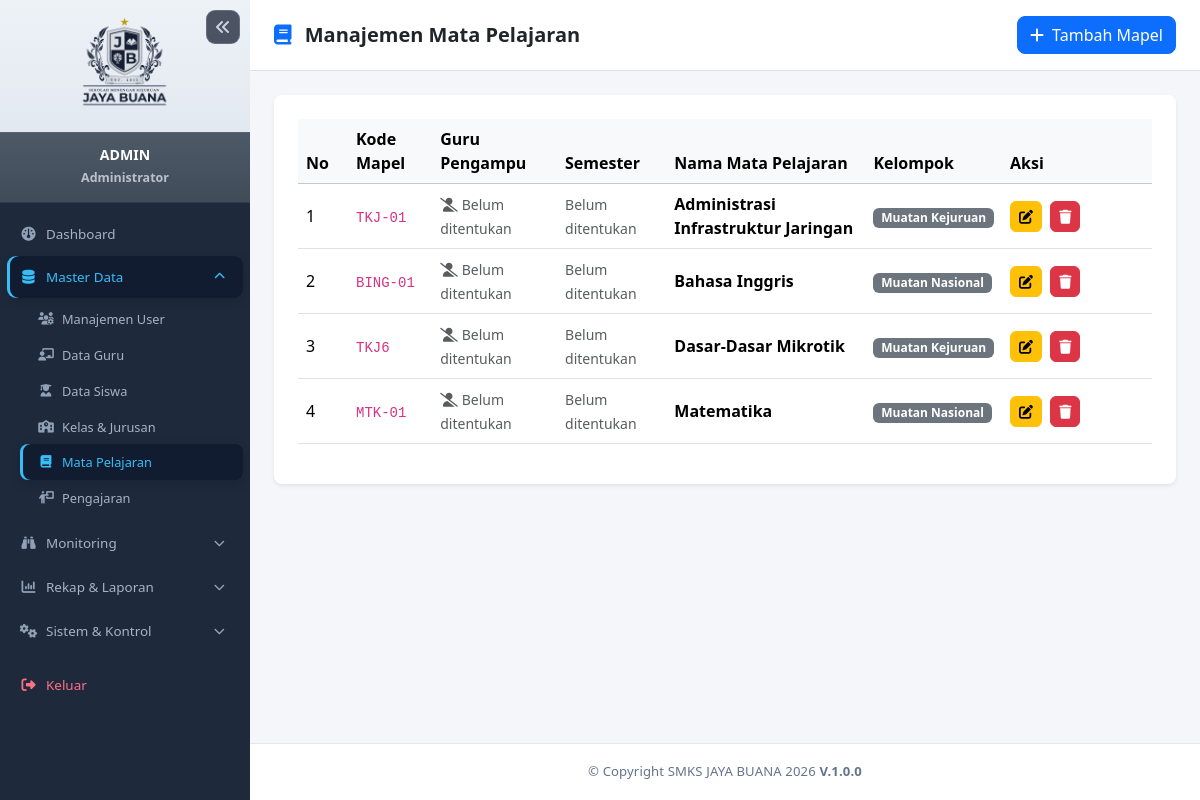
/admin/mapel.php (signed in), run on the app's committed database.
### tables this page shows
CREATE TABLE `mapel` (
  `id` int(10) UNSIGNED NOT NULL,
  `kode_mapel` varchar(20) NOT NULL,
  `nama_mapel` varchar(100) NOT NULL,
  `kelompok` varchar(50) DEFAULT 'Muatan Kejuruan',
  `created_at` timestamp NULL DEFAULT current_timestamp()
);

### config/helper.php (called while the page is built, shortened)
<?php
function sanitize($data) {
    return htmlspecialchars(trim($data), ENT_QUOTES, 'UTF-8');
}

### admin/mapel.php (the view, shortened to what this page needs)
<?php
require_once __DIR__ . '/../config/helper.php';
$db = Database::getInstance();
$stmt_list = $db->query("
    SELECT m.*,
           GROUP_CONCAT(DISTINCT g.nama_lengkap ORDER BY g.nama_lengkap SEPARATOR '||') AS nama_guru,
           GROUP_CONCAT(DISTINCT CONCAT(p.semester, '||', p.tahun_ajaran) ORDER BY p.tahun_ajaran DESC, p.semester SEPARATOR '##') AS periode_pengajaran
    FROM mapel m
    LEFT JOIN pengajaran p ON p.mapel_id = m.id
    LEFT JOIN guru g ON g.id = p.guru_id
    GROUP BY m.id
    ORDER BY m.nama_mapel ASC
");
$daftar_mapel = $stmt_list->fetchAll();
?>
<?php require_once __DIR__ . '/../includes/header.php'; ?>
<?php require_once __DIR__ . '/../includes/sidebar.php'; ?>
<div id="page-content-wrapper">
    <nav class="navbar navbar-expand-lg navbar-light bg-white border-bottom px-4 py-3">
        <div class="d-flex align-items-center justify-content-between w-100">
            <h5 class="mb-0 fw-bold"><i class="fa-solid fa-book text-primary me-2"></i> Manajemen Mata Pelajaran</h5>
            <button class="btn btn-primary rounded-3" data-bs-toggle="modal" data-bs-target="#modalTambahMapel">
                <i class="fa-solid fa-plus me-1"></i> Tambah Mapel
            </button>
        </div>
    </nav>
    <div class="container-fluid p-4">
        <div class="card border-0 shadow-sm rounded-3">
            <div class="card-body p-4">
                <div class="table-responsive">
                    <table class="table table-hover align-middle">
                        <thead class="table-light">
                            <tr>
                                <th width="50">No</th>
                                <th>Kode Mapel</th>
                                <th>Guru Pengampu</th>
                                <th>Semester</th>
                                <th>Nama Mata Pelajaran</th>
                                <th>Kelompok</th>
                                <th width="150">Aksi</th>
                            </tr>
                        </thead>
                        <tbody>
                            <?php if (empty($daftar_mapel)): ?>
                                <tr>
                                    <td colspan="7" class="text-center py-4 text-muted">Belum ada data mata pelajaran yang terdaftar.</td>
                                </tr>
                            <?php else: ?>
                                <?php $no = 1; foreach ($daftar_mapel as $m): ?>
                                    <tr>
                                        <td><?= $no++ ?></td>
                                        <td><code><?= sanitize($m['kode_mapel']) ?></code></td>
                                        <td>
                                            <?php if (!empty($m['nama_guru'])): ?>
                                                <div class="d-flex flex-wrap gap-1">
                                                    <?php foreach (explode('||', $m['nama_guru']) as $nama_guru): ?>
                                                        <span class="badge bg-primary-subtle text-primary border border-primary-subtle">
                                                            <i class="fa-solid fa-chalkboard-user me-1"></i><?= sanitize($nama_guru) ?>
                                                        </span>
                                                    <?php endforeach; ?>
                                                </div>
                                            <?php else: ?>
                                                <span class="text-muted small"><i class="fa-solid fa-user-slash me-1"></i>Belum ditentukan</span>
                                            <?php endif; ?>
                                        </td>
                                        <td>
                                            <?php if (!empty($m['periode_pengajaran'])): ?>
                                                <div class="d-flex flex-wrap gap-1">
                                                    <?php foreach (explode('##', $m['periode_pengajaran']) as $periode): ?>
                                                        <?php [$semester, $tahun_ajaran] = array_pad(explode('||', $periode, 2), 2, ''); ?>
                                                        <span class="badge <?= $semester === 'Ganjil' ? 'bg-warning-subtle text-warning-emphasis' : 'bg-info-subtle text-info-emphasis' ?> border">
                                                            <?= sanitize($semester) ?> · <?= sanitize($tahun_ajaran) ?>
                                                        </span>
                                                    <?php endforeach; ?>
                                                </div>
                                            <?php else: ?>
                                                <span class="text-muted small">Belum ditentukan</span>
                                            <?php endif; ?>
                                        </td>
                                        <td><strong><?= sanitize($m['nama_mapel']) ?></strong></td>
                                        <td><span class="badge bg-secondary"><?= sanitize($m['kelompok'] ?: 'Umum') ?></span></td>
                                        <td>
                                            <button class="btn btn-sm btn-warning me-1 rounded-2"
                                                    data-bs-toggle="modal"
                                                    data-bs-target="#modalEditMapel<?= $m['id'] ?>">
                                                <i class="fa-solid fa-pen-to-square"></i>
                                            </button>
                                            <a href="mapel.php?hapus=<?= $m['id'] ?>"
                                               class="btn btn-sm btn-danger rounded-2"
                                               onclick="return confirm('Apakah Anda yakin ingin menghapus mata pelajaran ini?');">
                                                <i class="fa-solid fa-trash"></i>
                                            </a>
                                        </td>
                                    </tr>
                                <?php endforeach; ?>
                            <?php endif; ?>
                        </tbody>
                    </table>
                </div>
            </div>
        </div>
    </div>
</div>
<?php require_once __DIR__ . '/../includes/footer.php'; ?>

### includes/header.php (style rules this page uses)
:root { --sidebar-width: 250px; }
body { background-color: #f4f6f9; font-family: 'Segoe UI', Tahoma, Geneva, Verdana, sans-serif; }
#page-content-wrapper { flex-grow: 1; overflow-y: auto; }

### includes/footer.php (style rules this page uses)
#page-content-wrapper { display: flex; flex-direction: column; }

### data on the page
mapel: kode_mapel "TKJ-01", nama_mapel "Administrasi Infrastruktur Jaringan", kelompok "Muatan Kejuruan"
mapel: kode_mapel "BING-01", nama_mapel "Bahasa Inggris", kelompok "Muatan Nasional"
mapel: kode_mapel "TKJ6", nama_mapel "Dasar-Dasar Mikrotik", kelompok "Muatan Kejuruan"
mapel: kode_mapel "MTK-01", nama_mapel "Matematika", kelompok "Muatan Nasional"

### other printed values
$sidebar_profile_name "ADMIN"
$sidebar_profile_role "Administrator"
